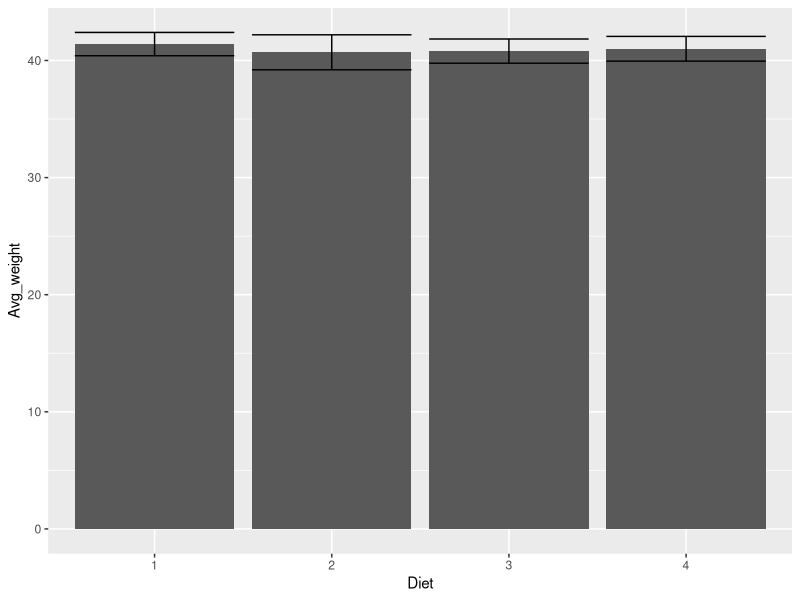
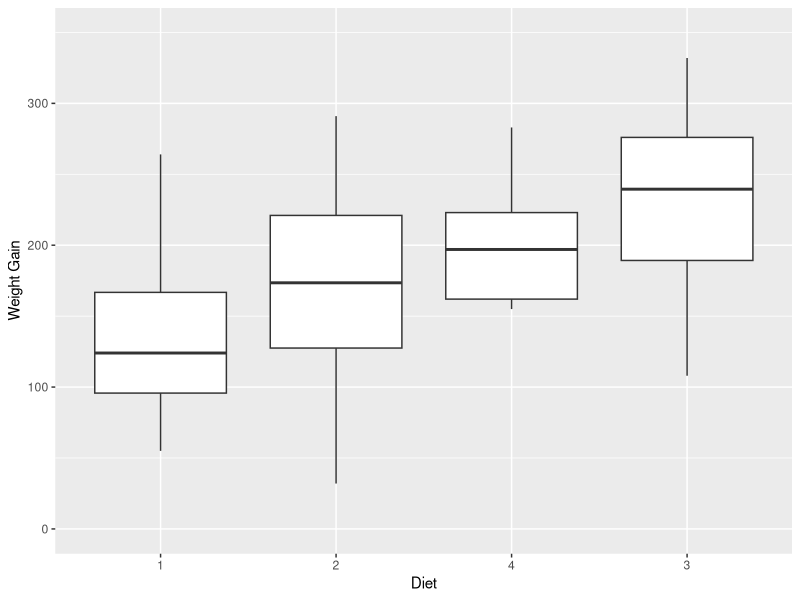
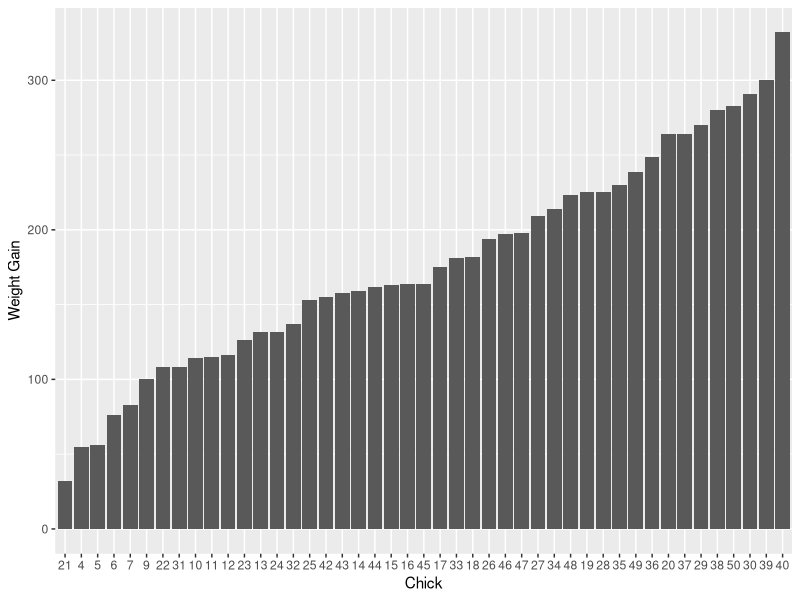
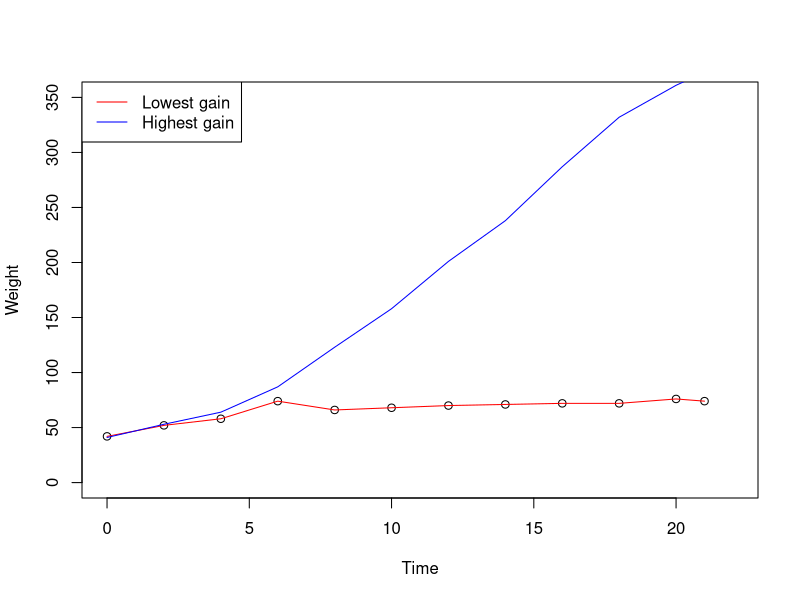
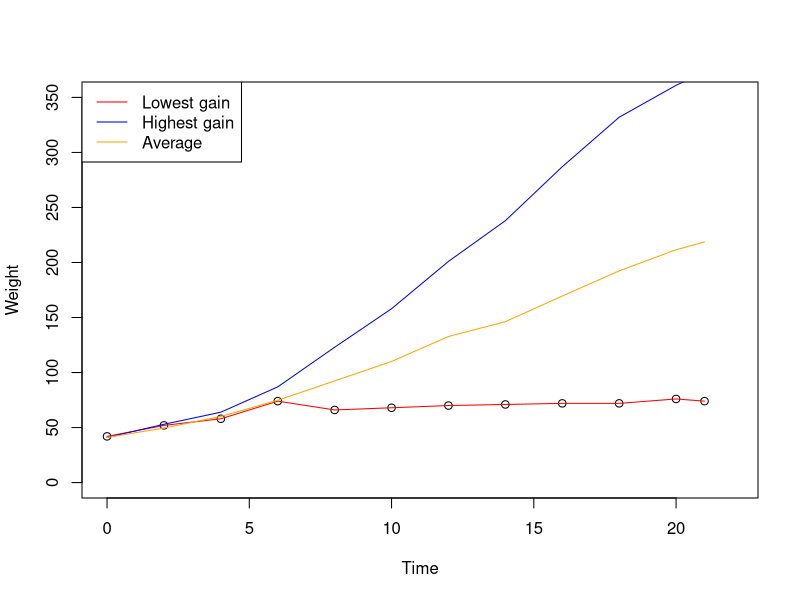
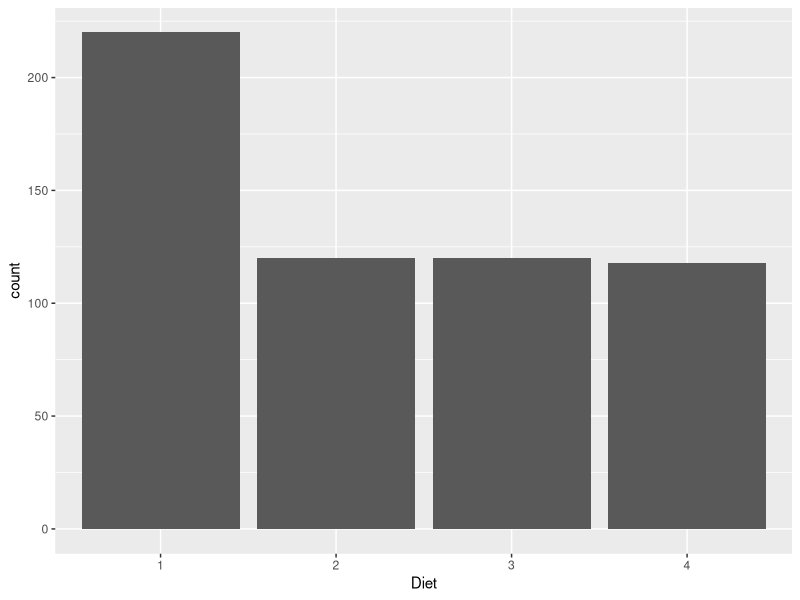

The R script that drew these images, in order:
## ---- chunk 1
knitr::opts_chunk$set(echo = TRUE)
library("dplyr")
library("datasets")
library("ggplot2")
rm(list=ls())
## ---- chunk 2
df = ChickWeight

weight0 = df %>% 
  group_by(Diet) %>% 
  filter(Time == 0) %>% 
  summarize(Avg_weight = mean(weight, na.rm=TRUE), Std_Dev = sd(weight, na.rm=TRUE), Number_of_chicks = length(unique(Chick)))
print(weight0)
## ---- chunk 3
xtra <- ggplot(weight0, aes(x=Diet, y=Avg_weight)) + geom_bar(stat="identity") + geom_errorbar(aes(ymin=Avg_weight-Std_Dev, ymax=Avg_weight+Std_Dev))
xtra
## ---- chunk 4
# Checking for chicks with twelve weight measurements
a <- ChickWeight %>%
  group_by(Chick) %>%
  summarize(n = n()) %>%
  filter(n == 12) %>%
  select(-n)
# Extracting a subset of the data for all chicks with complete information
Chicks <- ChickWeight
Chicks$Chick <- as.numeric(Chicks$Chick)
a$Chick <- as.numeric(a$Chick)
complete <- filter(Chicks, Chicks$Chick %in% a$Chick)
complete$Chick <- as.factor(complete$Chick)
head(complete, 3)
## ---- chunk 5
weight_gain = complete %>%
  group_by(Chick) %>%
  mutate(weightgain = weight - weight[Time == 0])
weight_gain[1:3, ]
## ---- chunk 6
df1 <- filter(weight_gain, Time == 21)
ggplot(df1, aes(x=reorder(Diet, weightgain, median), y=weightgain)) + geom_boxplot() + labs(x = "Diet", y = "Weight Gain") + ylim(c(0, 350))
## ---- chunk 7
total_gain <- weight_gain %>%
  group_by(Chick) %>%
  filter(Time == max(weight_gain$Time)) %>%
  arrange(weightgain)
# Numerical summary
total_gain$Chick = as.numeric(levels(total_gain$Chick)[total_gain$Chick])  
cat(sep="", "Lowest Chick: ", total_gain$Chick[1], ", Diet: ", total_gain$Diet[1], "\n")
cat(sep="", "Highest Chick: ", total_gain$Chick[dim(total_gain)[1]], ", Diet: ", total_gain$Diet[dim(total_gain)[1]])
# Graphical summary
ggplot(total_gain, aes(x = reorder(Chick, weightgain, abs), y = weightgain)) + geom_col() + labs(x = "Chick", y = "Weight Gain")
## ---- chunk 8
total_gain <- weight_gain %>%
  group_by(Chick) %>%
  filter(Time == max(weight_gain$Time)) %>%
  arrange(weightgain)

least_weight = total_gain$Chick[1]
# Lowest
least_weight_data = complete %>%
  filter(Chick == least_weight)
time = least_weight_data$Time
least_weight_total = least_weight_data$weight
# Highest
most_weight = total_gain$Chick[dim(total_gain)[1]]
most_weight_data = complete %>%
  filter(Chick == most_weight)
most_weight_total = most_weight_data$weight

plot(x = time, y = least_weight_total, xlab="Time", ylab="Weight", xlim=c(0, 22), ylim=c(0, 350))
lines(x = time, y = least_weight_total, col="red", lty=1)
lines(x = time, y = most_weight_total, col="blue", lty=1)
legend("topleft", legend=c("Lowest gain", "Highest gain"), col=c("red", "blue"), lty=c(1,1))
## ---- chunk 9
v = rep(0, length(time))
for(i in seq_len(length(time))) {
  v[i] = mean(weight_gain$weight[weight_gain$Time == time[i]])
}
# Add to the previous plot
plot(x = time, y = least_weight_total, xlab="Time", ylab="Weight", xlim=c(0, 22), ylim=c(0, 350))
lines(x = time, y = least_weight_total, col="red", lty=1)
lines(x = time, y = most_weight_total, col="blue", lty=1)
lines(x = time, y = v, col="orange", lty=1)
legend("topleft", legend=c("Lowest gain", "Highest gain", "Average"), col=c("red", "blue", "orange"), lty=c(1,1, 1))
## ---- chunk 10
ggplot(ChickWeight, aes(x=Diet)) + geom_histogram(stat="count")
